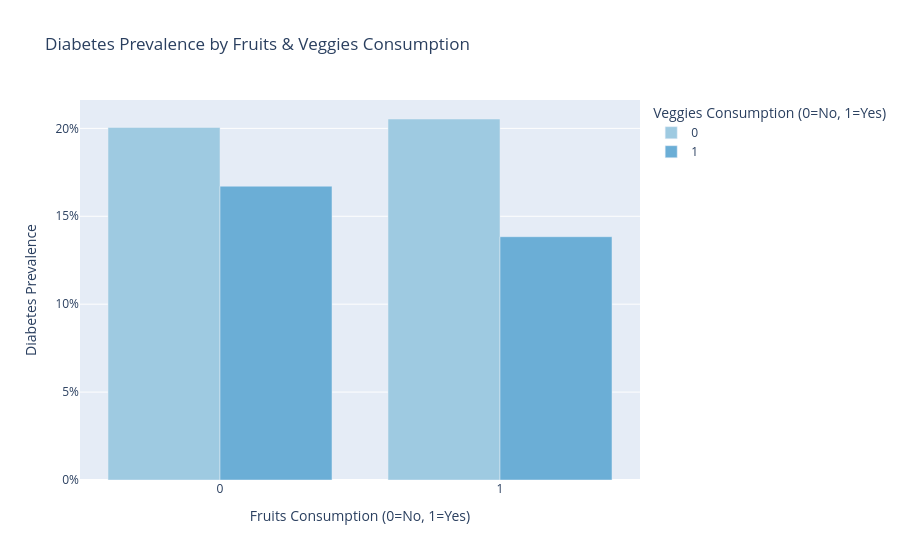

Here is the notebook cell this chart was saved with:
### Markdown cell above
<a id="fruits-vs-veggies-by-diabetes"></a>
### Fruits vs Veggies by Diabetes Class

### Code cell
# Group and calculate prevalence
fruit_veg = diabetes_df.groupby(['Fruits', 'Veggies'])['Diabetes_Class'].mean().reset_index()  #trying to groupby fruits and veggies and storing it in fruit_veg table. Computing mean of diabetes class to get the prevalance in that particular combination

# Convert Veggies to string for discrete coloring
fruit_veg['Veggies'] = fruit_veg['Veggies'].astype(str)    #converting the numerical variable to string to get a legend with two colors instead of continous color bar

# Plot grouped bar
fig = px.bar(
    fruit_veg,
    x='Fruits',
    y='Diabetes_Class',
    color='Veggies',
    barmode='group',  #show side by side bar
    labels={
        'Diabetes_Class': 'Diabetes Prevalence',
        'Fruits': 'Fruits Consumption (0=No, 1=Yes)',
        'Veggies': 'Veggies Consumption (0=No, 1=Yes)'
    },
    title='Diabetes Prevalence by Fruits & Veggies Consumption',
    color_discrete_sequence=px.colors.sequential.Blues[3:]   #skipping the first 3 shades of blue and then using blue gradient scheme
)

# Format y-axis as percentage
fig.update_yaxes(tickformat=".0%") #formats the y-axis as percentage instead of 0.10

fig.show()

### Figure 1 — Plotly figure (JSON) as saved in the notebook; plotly's stock layout.template omitted (floating-point values rounded to 4 significant figures)
{"data": [{"alignmentgroup": "True", "hovertemplate": "Veggies Consumption (0=No, 1=Yes)=0<br>Fruits Consumption (0=No, 1=Yes)=%{x}<br>Diabetes Prevalence=%{y}<extra></extra>", "legendgroup": "0", "marker": {"color": "rgb(158,202,225)", "pattern": {"shape": ""}}, "name": "0", "offsetgroup": "0", "orientation": "v", "showlegend": true, "textposition": "auto", "type": "bar", "x": [0, 1], "xaxis": "x", "y": [0.2005, 0.2053], "yaxis": "y"}, {"alignmentgroup": "True", "hovertemplate": "Veggies Consumption (0=No, 1=Yes)=1<br>Fruits Consumption (0=No, 1=Yes)=%{x}<br>Diabetes Prevalence=%{y}<extra></extra>", "legendgroup": "1", "marker": {"color": "rgb(107,174,214)", "pattern": {"shape": ""}}, "name": "1", "offsetgroup": "1", "orientation": "v", "showlegend": true, "textposition": "auto", "type": "bar", "x": [0, 1], "xaxis": "x", "y": [0.1671, 0.1384], "yaxis": "y"}], "layout": {"autosize": true, "barmode": "group", "legend": {"title": {"text": "Veggies Consumption (0=No, 1=Yes)"}, "tracegroupgap": 0}, "title": {"text": "Diabetes Prevalence by Fruits & Veggies Consumption"}, "xaxis": {"anchor": "y", "autorange": true, "domain": [0, 1], "range": [-0.5, 1.5], "title": {"text": "Fruits Consumption (0=No, 1=Yes)"}, "type": "linear"}, "yaxis": {"anchor": "x", "autorange": true, "domain": [0, 1], "range": [0, 0.2161], "tickformat": ".0%", "title": {"text": "Diabetes Prevalence"}, "type": "linear"}}}
